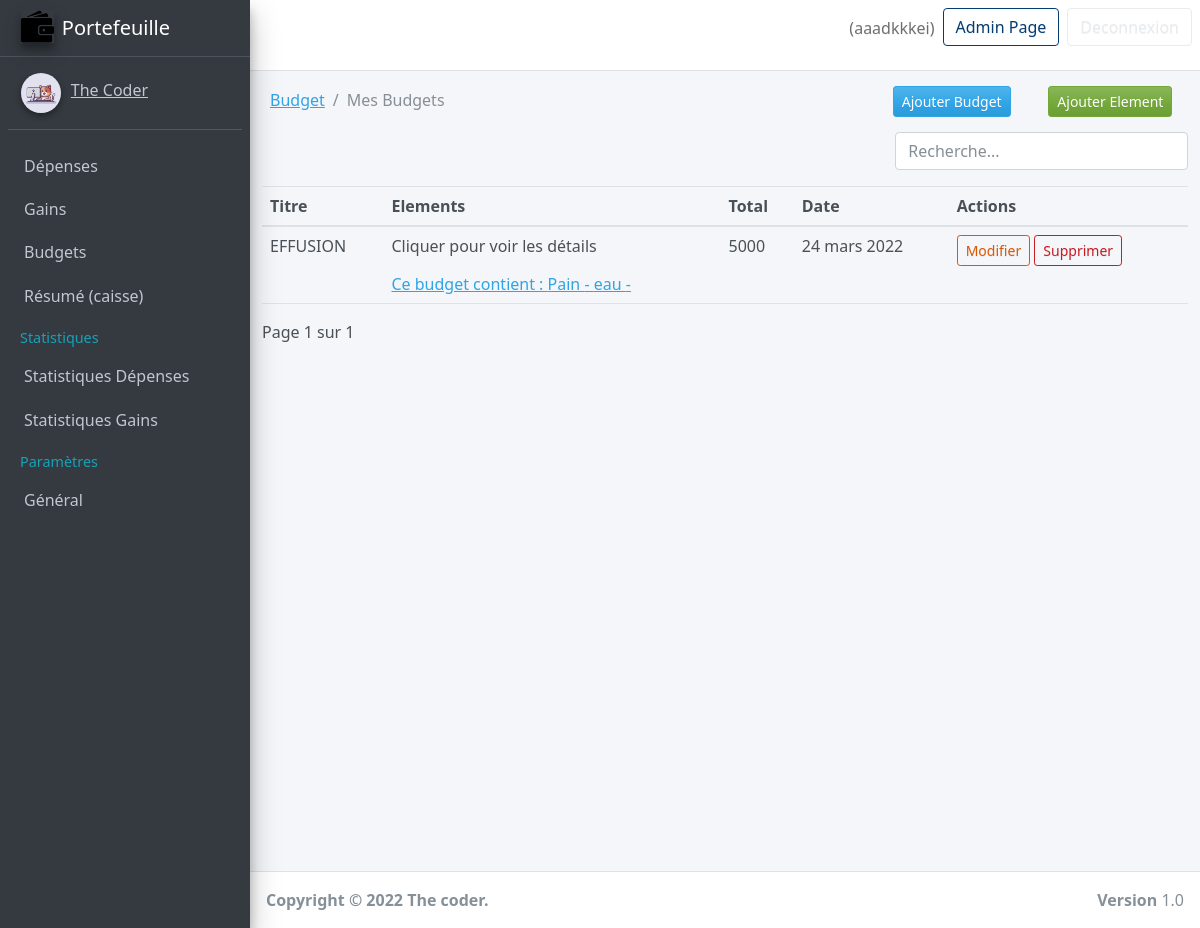
Before: /budgets/ (signed in) with the older database file.
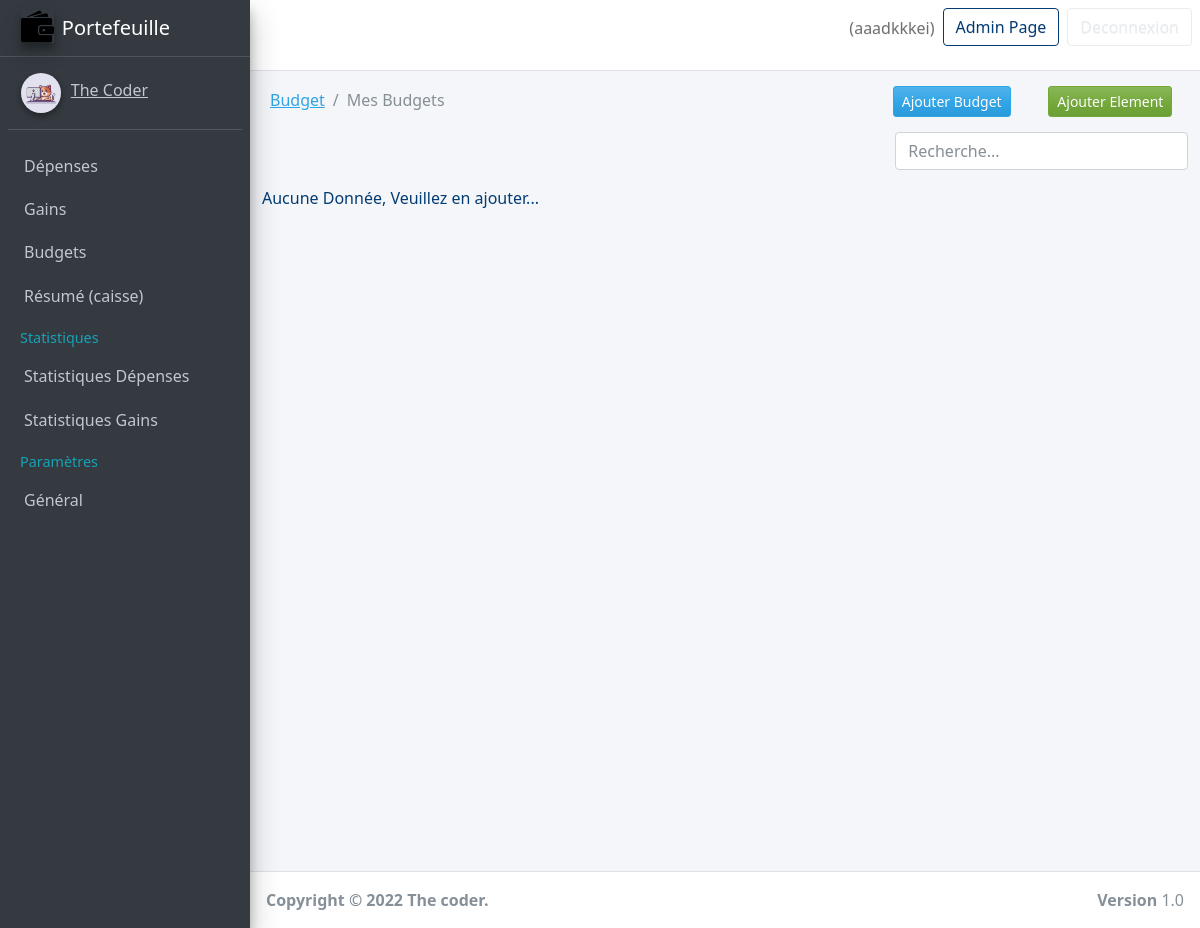
After: the same page with the newer database file.
### Budget/models.py (models this page shows, shortened)
class Budget(models.Model):
    titre = models.TextField()
    date = models.DateField(default = now)
    owner = models.ForeignKey(to = User, on_delete = models.CASCADE)
    total = models.TextField()
    class Meta:
        ordering: ['-date']

class Depense(models.Model):
    ACTIF = 'ACTIF'
    ACHEVE = 'ACHEVE'
    STATUS_CHOICES = [
        (ACTIF, 'Freshman'),
        (ACHEVE, 'Sophomore'),
    ]
    designation = models.TextField()
    prix_unitaire = models.TextField()
    quantite = models.IntegerField()
    description = models.TextField()
    owner = models.ForeignKey(to = User, on_delete = models.CASCADE)
    budget = models.ForeignKey(to = Budget, on_delete = models.CASCADE)
    total = models.TextField()
    status = models.CharField(max_length=6, choices=STATUS_CHOICES, default=ACTIF,)

### Budget/views.py (the view)
# urls.py: path('', views.index, name="budgets"),
@login_required(login_url = "/authapp/login")
def index(request):
    elt = 0
    depenses = Depense.objects.filter(owner = request.user)
    budgets = Budget.objects.filter(owner = request.user).order_by('-date')
    paginator = Paginator(budgets,4)
    page_number = request.GET.get('page')
    page_obj = Paginator.get_page(paginator, page_number)
    try:
        currency = UserPreference.objects.get(user = request.user).currency
    except UserPreference.DoesNotExist:
        currency = None
    context = {
        'elt': elt,
        'depenses': depenses,
        'budgets': budgets,
        'page_obj': page_obj,
        'currency': currency,
    }
    return render(request, 'Budget/index.html', context)

### Budget/templates/Budget/index.html (shortened to what this page needs)
{% extends 'base.html' %}
{% load static %}
{% block 'content' %}
    <div class="container">
        <div class="content-header">
                <div class="row">
                    <div class="col-md-8 d-flex ml-auto">
                        <nav aria-label="breadcrumb">
                            <ol class="breadcrumb float-sm-right">
                                <li class="breadcrumb-item"><a href="{% url 'budgets' %}">Budget</a></li>
                                <li class="breadcrumb-item active">Mes Budgets</li>
                            </ol>
                        </nav>
                    </div>
                    <div class="col-md-2 ">
                        <a href="{% url 'create-budgets' %}" class="btn btn-sm btn-primary">Ajouter Budget</a>
                    </div>
                    <div class="col-md-2 ">
                        <a href="{% url 'create-elements' %}" class="btn btn-sm btn-success">Ajouter Element</a>
                    </div>
                </div>
        </div>
        <div class="row">
            <div class="col-md-8">
            </div>
            <div class="col-md-4">
                <div class="form-group">
                    <input class="form-control" id="searchField" placeholder="Recherche..." />
                </div>
            </div>
        </div>
        {% if budgets.count %}
            <div class="app-table">
                <table class="table table-stripped table-hover" >
                    <thead>
                        <tr>
                            <th scope="col">Titre</th>
                            <th scope="col">Elements</th>
                            <th scope="col">Total</th>
                            <th scope="col">Date</th>
                            <th scope="col">Actions</th>
                        </tr>
                    </thead>
                    <tbody>
                        {% for budget in page_obj %}
                            <tr>
                                <td>{{budget.titre}}</td>
                                <td><p>Cliquer pour voir les détails</p><a href="{% url 'show' budget.id %}"> Ce budget contient :
                                    {% for depense in depenses %}
                                        {% if depense.budget.id == budget.id %}
                                            {{depense.designation}} -
                                        {% endif %}
                                    {% endfor %}
                                </a></td>
                                <td>{{budget.total}}</td>
                                <td>{{budget.date}}</td>
                                <td>
                                    <a href="{% url 'edit-budget' budget.id %}" data-toogle="tooltip" class="btn btn-sm btn-outline-warning" data-placement="bottom" >Modifier</a>
                                    <a href="{% url 'delete-budget' budget.id %}" data-toogle="tooltip" class="btn btn-sm btn-outline-danger" data-placement="bottom">Supprimer</a>
                                </td>
                            </tr>
                        {% endfor %}
                    </tbody>
                </table>
            </div>
            <div class="pagination-container">
                <div class="">
                    Page {{page_obj.number}} sur {{page_obj.paginator.num_pages}}
                </div>
            </div>
        {% else %}
            <span class="text-info">Aucune Donnée, Veuillez en ajouter...</span>
        {% endif %}
    </div>
{% endblock 'content' %}

Changed rows visible on the page:
removed Budget: titre "EFFUSION", total "5000", date "24 mars 2022"
removed Depense: designation "Pain"
removed Depense: designation "eau"
Other visible differences:
{{ page_obj.number }}: "1" → (not shown)
{{ page_obj.paginator.num_pages }}: "1" → (not shown)
text no longer shown: "Titre Elements Total Date Actions Page sur"
text now shown: "Aucune Donnée, Veuillez en ajouter..."
